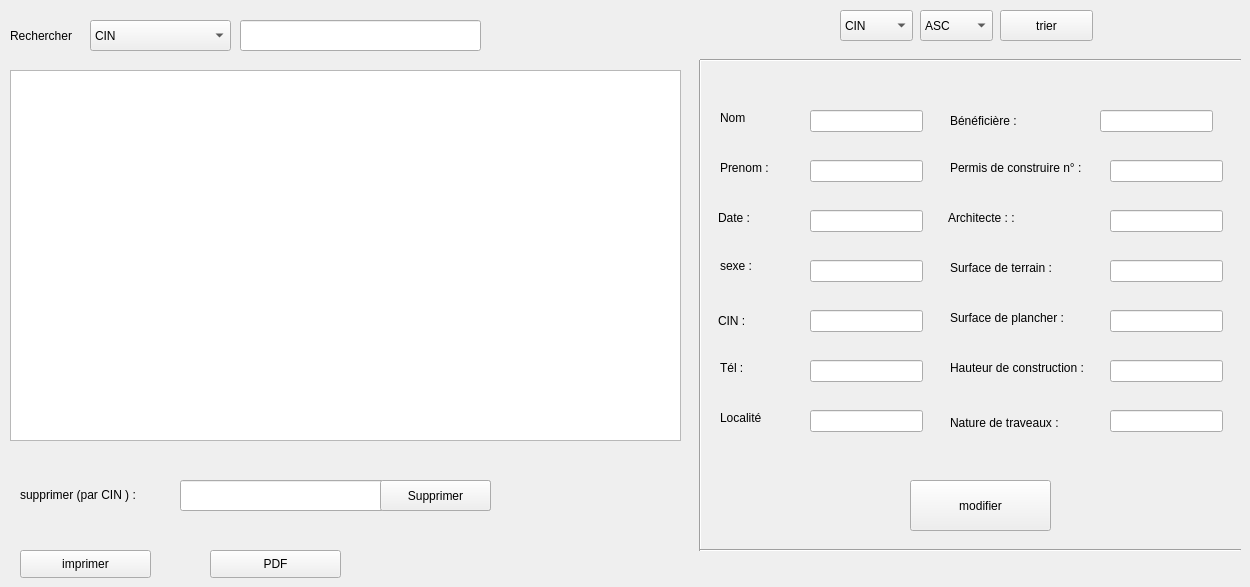
      <widget class="QWidget" name="tab_2">
       <attribute name="title">
        <string>Afficher</string>
       </attribute>
       <widget class="QTableView" name="tab_permis">
        <property name="geometry">
         <rect>
          <x>10</x>
          <y>70</y>
          <width>671</width>
          <height>371</height>
         </rect>
        </property>
        <property name="styleSheet">
         <string notr="true"/>
        </property>
       </widget>
       <widget class="QLineEdit" name="le_recherche_p">
        <property name="geometry">
         <rect>
          <x>240</x>
          <y>20</y>
          <width>241</width>
          <height>31</height>
         </rect>
        </property>
       </widget>
       <widget class="QLineEdit" name="le_suppPERMIS">
        <property name="geometry">
         <rect>
          <x>180</x>
          <y>480</y>
          <width>311</width>
          <height>31</height>
         </rect>
        </property>
       </widget>
       <widget class="QPushButton" name="pb_suppPERMIS">
        <property name="geometry">
         <rect>
          <x>380</x>
          <y>480</y>
          <width>111</width>
          <height>31</height>
         </rect>
        </property>
        <property name="sizeIncrement">
         <size>
          <width>0</width>
          <height>0</height>
         </size>
        </property>
        <property name="text">
         <string>Supprimer</string>
        </property>
       </widget>
       <widget class="QLabel" name="label_89">
        <property name="geometry">
         <rect>
          <x>20</x>
          <y>480</y>
          <width>151</width>
          <height>31</height>
         </rect>
        </property>
        <property name="text">
         <string>&lt;html&gt;&lt;head/&gt;&lt;body&gt;&lt;p&gt;&lt;span style=&quot; font-size:9pt;&quot;&gt;supprimer (par CIN ) :&lt;/span&gt;&lt;/p&gt;&lt;/body&gt;&lt;/html&gt;</string>
        </property>
       </widget>
       <widget class="QLabel" name="label_171">
        <property name="geometry">
         <rect>
          <x>950</x>
          <y>160</y>
          <width>161</width>
          <height>16</height>
         </rect>
        </property>
        <property name="text">
         <string>Permis de construire n° :</string>
        </property>
       </widget>
       <widget class="QLabel" name="label_172">
        <property name="geometry">
         <rect>
          <x>950</x>
          <y>310</y>
          <width>161</width>
          <height>16</height>
         </rect>
        </property>
        <property name="text">
         <string>Surface de plancher :</string>
        </property>
       </widget>
       <widget class="QLabel" name="label_149">
        <property name="geometry">
         <rect>
          <x>950</x>
          <y>113</y>
          <width>71</width>
          <height>16</height>
         </rect>
        </property>
        <property name="text">
         <string>Bénéficière :</string>
        </property>
       </widget>
       <widget class="QLabel" name="label_173">
        <property name="geometry">
         <rect>
          <x>950</x>
          <y>260</y>
          <width>161</width>
          <height>16</height>
         </rect>
        </property>
        <property name="text">
         <string>Surface de terrain :</string>
        </property>
       </widget>
       <widget class="QLabel" name="label_174">
        <property name="geometry">
         <rect>
          <x>950</x>
          <y>415</y>
          <width>161</width>
          <height>16</height>
         </rect>
        </property>
        <property name="text">
         <string>Nature de traveaux :</string>
        </property>
       </widget>
       <widget class="QLabel" name="label_175">
        <property name="geometry">
         <rect>
          <x>950</x>
          <y>360</y>
          <width>161</width>
          <height>16</height>
         </rect>
        </property>
        <property name="text">
         <string>Hauteur de construction :</string>
        </property>
       </widget>
       <widget class="QLabel" name="label_176">
        <property name="geometry">
         <rect>
          <x>720</x>
          <y>410</y>
          <width>55</width>
          <height>16</height>
         </rect>
        </property>
        <property name="text">
         <string>Localité</string>
        </property>
       </widget>
       <widget class="QLabel" name="label_147">
        <property name="geometry">
         <rect>
          <x>948</x>
          <y>210</y>
          <width>71</width>
          <height>16</height>
         </rect>
        </property>
        <property name="text">
         <string>Architecte : :</string>
        </property>
       </widget>
       <widget class="QLabel" name="label">
        <property name="geometry">
         <rect>
          <x>720</x>
          <y>250</y>
          <width>131</width>
          <height>31</height>
         </rect>
        </property>
        <property name="text">
         <string>sexe :</string>
        </property>
        <property name="textFormat">
         <enum>Qt::AutoText</enum>
        </property>
       </widget>
       <widget class="QLabel" name="label_117">
        <property name="geometry">
         <rect>
          <x>720</x>
          <y>360</y>
          <width>55</width>
          <height>16</height>
         </rect>
        </property>
        <property name="text">
         <string>Tél :</string>
        </property>
       </widget>
       <widget class="QLabel" name="label_113">
        <property name="geometry">
         <rect>
          <x>718</x>
          <y>210</y>
          <width>56</width>
          <height>16</height>
         </rect>
        </property>
        <property name="text">
         <string>Date :</string>
        </property>
       </widget>
       <widget class="QLabel" name="label_115">
        <property name="geometry">
         <rect>
          <x>720</x>
          <y>160</y>
          <width>55</width>
          <height>16</height>
         </rect>
        </property>
        <property name="text">
         <string>Prenom :</string>
        </property>
       </widget>
       <widget class="QLabel" name="label_118">
        <property name="geometry">
         <rect>
          <x>718</x>
          <y>313</y>
          <width>56</width>
          <height>16</height>
         </rect>
        </property>
        <property name="text">
         <string>CIN :</string>
        </property>
       </widget>
       <widget class="QLabel" name="label_119">
        <property name="geometry">
         <rect>
          <x>720</x>
          <y>110</y>
          <width>55</width>
          <height>16</height>
         </rect>
        </property>
        <property name="text">
         <string>Nom</string>
        </property>
       </widget>
       <widget class="QPushButton" name="pb_modifier">
        <property name="geometry">
         <rect>
          <x>910</x>
          <y>480</y>
          <width>141</width>
          <height>51</height>
         </rect>
        </property>
        <property name="text">
         <string>modifier</string>
        </property>
       </widget>
       <widget class="QLineEdit" name="le_name_modif">
        <property name="geometry">
         <rect>
          <x>810</x>
          <y>110</y>
          <width>113</width>
          <height>22</height>
         </rect>
        </property>
       </widget>
       <widget class="QLineEdit" name="le_prenom_modif">
        <property name="geometry">
         <rect>
          <x>810</x>
          <y>160</y>
          <width>113</width>
          <height>22</height>
         </rect>
        </property>
       </widget>
       <widget class="QLineEdit" name="le_dateP_modif">
        <property name="geometry">
         <rect>
          <x>810</x>
          <y>210</y>
          <width>113</width>
          <height>22</height>
         </rect>
        </property>
       </widget>
       <widget class="QLineEdit" name="le_sexe_modif">
        <property name="geometry">
         <rect>
          <x>810</x>
          <y>260</y>
          <width>113</width>
          <height>22</height>
         </rect>
        </property>
       </widget>
       <widget class="QLineEdit" name="le_cinP_modif">
        <property name="geometry">
         <rect>
          <x>810</x>
          <y>310</y>
          <width>113</width>
          <height>22</height>
         </rect>
        </property>
       </widget>
       <widget class="QLineEdit" name="le_tel_modif">
        <property name="geometry">
         <rect>
          <x>810</x>
          <y>360</y>
          <width>113</width>
          <height>22</height>
         </rect>
        </property>
       </widget>
       <widget class="QLineEdit" name="le_localite_modif">
        <property name="geometry">
         <rect>
          <x>810</x>
          <y>410</y>
          <width>113</width>
          <height>22</height>
         </rect>
        </property>
       </widget>
       <widget class="QLineEdit" name="le_beneficiere_modif">
        <property name="geometry">
         <rect>
          <x>1100</x>
          <y>110</y>
          <width>113</width>
          <height>22</height>
         </rect>
        </property>
       </widget>
       <widget class="QLineEdit" name="le_nbr_modif">
        <property name="geometry">
         <rect>
          <x>1110</x>
          <y>160</y>
          <width>113</width>
          <height>22</height>
         </rect>
        </property>
       </widget>
       <widget class="QLineEdit" name="le_architecte_modif">
        <property name="geometry">
         <rect>
          <x>1110</x>
          <y>210</y>
          <width>113</width>
          <height>22</height>
         </rect>
        </property>
       </widget>
       <widget class="QLineEdit" name="le_terrain_modif">
        <property name="geometry">
         <rect>
          <x>1110</x>
          <y>260</y>
          <width>113</width>
          <height>22</height>
         </rect>
        </property>
       </widget>
       <widget class="QLineEdit" name="le_plancher_modif">
        <property name="geometry">
         <rect>
          <x>1110</x>
          <y>310</y>
          <width>113</width>
          <height>22</height>
         </rect>
        </property>
       </widget>
       <widget class="QLineEdit" name="le_hauteur_modif">
        <property name="geometry">
         <rect>
          <x>1110</x>
          <y>360</y>
          <width>113</width>
          <height>22</height>
         </rect>
        </property>
       </widget>
       <widget class="QLineEdit" name="le_nature_modif">
        <property name="geometry">
         <rect>
          <x>1110</x>
          <y>410</y>
          <width>113</width>
          <height>22</height>
         </rect>
        </property>
       </widget>
       <widget class="QComboBox" name="cmb_P">
        <property name="geometry">
         <rect>
          <x>90</x>
          <y>20</y>
          <width>141</width>
          <height>31</height>
         </rect>
        </property>
        <item>
         <property name="text">
          <string>CIN</string>
         </property>
        </item>
        <item>
         <property name="text">
          <string>NOM</string>
         </property>
        </item>
        <item>
         <property name="text">
          <string>PRENOM</string>
         </property>
        </item>
        <item>
         <property name="text">
          <string>NBR</string>
         </property>
        </item>
        <item>
         <property name="text">
          <string>TEL</string>
         </property>
        </item>
       </widget>
       <widget class="QPushButton" name="pb_tri_cin">
        <property name="geometry">
         <rect>
          <x>1000</x>
          <y>10</y>
          <width>93</width>
          <height>31</height>
         </rect>
        </property>
        <property name="text">
         <string>trier</string>
        </property>
       </widget>
       <widget class="QPushButton" name="pb_imprimer">
        <property name="geometry">
         <rect>
          <x>20</x>
          <y>550</y>
          <width>131</width>
          <height>28</height>
         </rect>
        </property>
        <property name="text">
         <string>imprimer</string>
        </property>
       </widget>
       <widget class="QComboBox" name="colone_tri">
        <property name="geometry">
         <rect>
          <x>840</x>
          <y>10</y>
          <width>73</width>
          <height>31</height>
         </rect>
        </property>
        <item>
         <property name="text">
          <string>CIN</string>
         </property>
        </item>
        <item>
         <property name="text">
          <string>TEL</string>
         </property>
        </item>
        <item>
         <property name="text">
          <string>PRENOM</string>
         </property>
        </item>
        <item>
         <property name="text">
          <string>NOM</string>
         </property>
        </item>
       </widget>
       <widget class="QComboBox" name="ordre_tri">
        <property name="geometry">
         <rect>
          <x>920</x>
          <y>10</y>
          <width>73</width>
          <height>31</height>
         </rect>
        </property>
        <item>
         <property name="text">
          <string>ASC</string>
         </property>
        </item>
        <item>
         <property name="text">
          <string>DESC</string>
         </property>
        </item>
       </widget>
       <widget class="QPushButton" name="pb_pdf">
        <property name="geometry">
         <rect>
          <x>210</x>
          <y>550</y>
          <width>131</width>
          <height>28</height>
         </rect>
        </property>
        <property name="text">
         <string>PDF</string>
        </property>
       </widget>
       <widget class="QLabel" name="label_120">
        <property name="geometry">
         <rect>
          <x>10</x>
          <y>20</y>
          <width>91</width>
          <height>31</height>
         </rect>
        </property>
        <property name="text">
         <string>Rechercher</string>
        </property>
       </widget>
       <widget class="Line" name="line_38">
        <property name="geometry">
         <rect>
          <x>690</x>
          <y>60</y>
          <width>20</width>
          <height>491</height>
         </rect>
        </property>
        <property name="orientation">
         <enum>Qt::Vertical</enum>
        </property>
       </widget>
       <widget class="Line" name="line_39">
        <property name="geometry">
         <rect>
          <x>700</x>
          <y>50</y>
          <width>541</width>
          <height>20</height>
         </rect>
        </property>
        <property name="orientation">
         <enum>Qt::Horizontal</enum>
        </property>
       </widget>
       <widget class="Line" name="line_40">
        <property name="geometry">
         <rect>
          <x>700</x>
          <y>540</y>
          <width>541</width>
          <height>20</height>
         </rect>
        </property>
        <property name="orientation">
         <enum>Qt::Horizontal</enum>
        </property>
       </widget>
      </widget>
